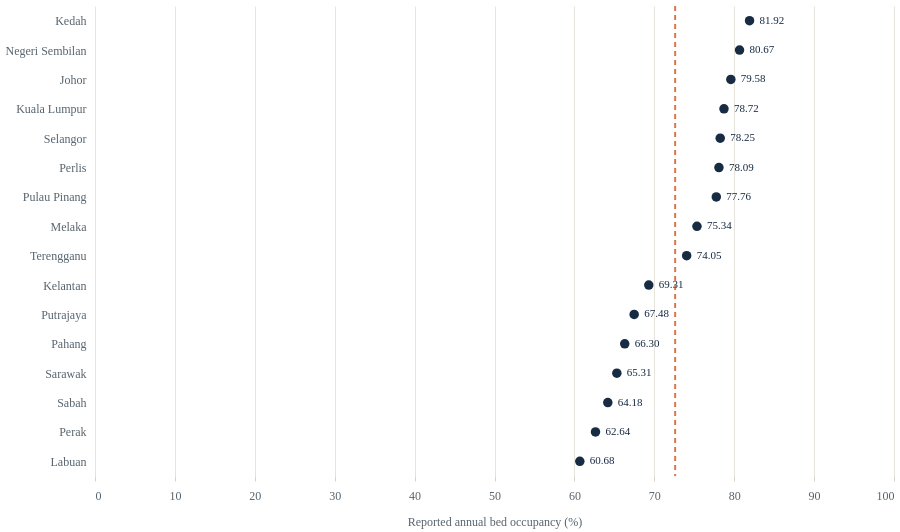

Describe this chart as a Vega-Lite specification.
### Vega-Lite specification from a JSON file in a GitHub repository (floating-point values rounded to 4 significant figures)
{"$schema": "https://vega.github.io/schema/vega-lite/v6.json", "width": 900, "background": "transparent", "autosize": {"type": "fit-x", "contains": "padding", "resize": true}, "config": {"font": "DM Sans", "view": {"stroke": null}, "axis": {"labelFontSize": 12, "titleFontSize": 12, "titleFontWeight": "normal", "labelColor": "#56636d", "titleColor": "#56636d", "gridColor": "#e7e4de", "domain": false, "tickColor": "#d6d3cb", "labelPadding": 9, "titlePadding": 15}, "legend": {"labelFontSize": 12, "titleFontSize": 12, "labelColor": "#56636d", "titleColor": "#56636d", "orient": "top", "direction": "horizontal", "title": null}, "text": {"font": "DM Sans"}}, "height": 470, "layer": [{"data": {"values": [{"national": 72.61}]}, "mark": {"type": "rule", "strokeDash": [5, 4], "color": "#D77750", "strokeWidth": 2}, "encoding": {"x": {"field": "national", "type": "quantitative"}}}, {"data": {"values": [{"state": "Perlis", "year": 2024, "occupancy": 78.09, "official_beds": 517, "operational_beds": 512, "national_occupancy": 72.61}, {"state": "Kedah", "year": 2024, "occupancy": 81.92, "official_beds": 2919, "operational_beds": 2919, "national_occupancy": 72.61}, {"state": "Pulau Pinang", "year": 2024, "occupancy": 77.76, "official_beds": 2129, "operational_beds": 2129, "national_occupancy": 72.61}, {"state": "Perak", "year": 2024, "occupancy": 62.64, "official_beds": 5871, "operational_beds": 5428, "national_occupancy": 72.61}, {"state": "Selangor", "year": 2024, "occupancy": 78.25, "official_beds": 7468, "operational_beds": 6832, "national_occupancy": 72.61}, {"state": "W.P. Kuala Lumpur", "year": 2024, "occupancy": 78.72, "official_beds": 2616, "operational_beds": 2492, "national_occupancy": 72.61}, {"state": "W.P. Putrajaya", "year": 2024, "occupancy": 67.48, "official_beds": 844, "operational_beds": 790, "national_occupancy": 72.61}, {"state": "W.P. Labuan", "year": 2024, "occupancy": 60.68, "official_beds": 122, "operational_beds": 122, "national_occupancy": 72.61}, {"state": "Negeri Sembilan", "year": 2024, "occupancy": 80.67, "official_beds": 1941, "operational_beds": 1678, "national_occupancy": 72.61}, {"state": "Melaka", "year": 2024, "occupancy": 75.34, "official_beds": 1349, "operational_beds": 1351, "national_occupancy": 72.61}, {"state": "Johor", "year": 2024, "occupancy": 79.58, "official_beds": 5448, "operational_beds": 5211, "national_occupancy": 72.61}, {"state": "Pahang", "year": 2024, "occupancy": 66.3, "official_beds": 2356, "operational_beds": 2292, "national_occupancy": 72.61}, {"state": "Terengganu", "year": 2024, "occupancy": 74.05, "official_beds": 1871, "operational_beds": 1843, "national_occupancy": 72.61}, {"state": "Kelantan", "year": 2024, "occupancy": 69.31, "official_beds": 2158, "operational_beds": 2158, "national_occupancy": 72.61}, {"state": "Sabah", "year": 2024, "occupancy": 64.18, "official_beds": 5057, "operational_beds": 4669, "national_occupancy": 72.61}, {"state": "Sarawak", "year": 2024, "occupancy": 65.31, "official_beds": 4189, "operational_beds": 4144, "national_occupancy": 72.61}]}, "mark": {"type": "point", "filled": true, "color": "#172B42", "size": 90}, "encoding": {"y": {"field": "state", "type": "nominal", "sort": ["Kedah", "Negeri Sembilan", "Johor", "W.P. Kuala Lumpur", "Selangor", "Perlis", "Pulau Pinang", "Melaka", "Terengganu", "Kelantan", "W.P. Putrajaya", "Pahang", "Sarawak", "Sabah", "Perak", "W.P. Labuan"], "axis": {"title": null, "labelLimit": 190, "labelFontSize": 12, "ticks": false, "labelExpr": "replace(datum.label, 'W.P. ', '')"}}, "x": {"field": "occupancy", "type": "quantitative", "scale": {"domain": [0, 100]}, "axis": {"title": "Reported annual bed occupancy (%)", "tickCount": 11}}, "opacity": {"condition": [{"test": "datum[\"state\"] === hoveredState || datum[\"state\"] === \"\"", "value": 1}, {"test": "hoveredState !== ''", "value": 0.65}], "value": 1}, "tooltip": [{"field": "state", "title": "State / federal territory"}, {"field": "occupancy", "format": ".2f", "title": "Annual MOH occupancy (%)"}, {"field": "operational_beds", "format": ",", "title": "Operational MOH beds"}, {"field": "national_occupancy", "format": ".2f", "title": "National MOH occupancy (%)"}]}}, {"data": {"values": [{"state": "Perlis", "year": 2024, "occupancy": 78.09, "official_beds": 517, "operational_beds": 512, "national_occupancy": 72.61}, {"state": "Kedah", "year": 2024, "occupancy": 81.92, "official_beds": 2919, "operational_beds": 2919, "national_occupancy": 72.61}, {"state": "Pulau Pinang", "year": 2024, "occupancy": 77.76, "official_beds": 2129, "operational_beds": 2129, "national_occupancy": 72.61}, {"state": "Perak", "year": 2024, "occupancy": 62.64, "official_beds": 5871, "operational_beds": 5428, "national_occupancy": 72.61}, {"state": "Selangor", "year": 2024, "occupancy": 78.25, "official_beds": 7468, "operational_beds": 6832, "national_occupancy": 72.61}, {"state": "W.P. Kuala Lumpur", "year": 2024, "occupancy": 78.72, "official_beds": 2616, "operational_beds": 2492, "national_occupancy": 72.61}, {"state": "W.P. Putrajaya", "year": 2024, "occupancy": 67.48, "official_beds": 844, "operational_beds": 790, "national_occupancy": 72.61}, {"state": "W.P. Labuan", "year": 2024, "occupancy": 60.68, "official_beds": 122, "operational_beds": 122, "national_occupancy": 72.61}, {"state": "Negeri Sembilan", "year": 2024, "occupancy": 80.67, "official_beds": 1941, "operational_beds": 1678, "national_occupancy": 72.61}, {"state": "Melaka", "year": 2024, "occupancy": 75.34, "official_beds": 1349, "operational_beds": 1351, "national_occupancy": 72.61}, {"state": "Johor", "year": 2024, "occupancy": 79.58, "official_beds": 5448, "operational_beds": 5211, "national_occupancy": 72.61}, {"state": "Pahang", "year": 2024, "occupancy": 66.3, "official_beds": 2356, "operational_beds": 2292, "national_occupancy": 72.61}, {"state": "Terengganu", "year": 2024, "occupancy": 74.05, "official_beds": 1871, "operational_beds": 1843, "national_occupancy": 72.61}, {"state": "Kelantan", "year": 2024, "occupancy": 69.31, "official_beds": 2158, "operational_beds": 2158, "national_occupancy": 72.61}, {"state": "Sabah", "year": 2024, "occupancy": 64.18, "official_beds": 5057, "operational_beds": 4669, "national_occupancy": 72.61}, {"state": "Sarawak", "year": 2024, "occupancy": 65.31, "official_beds": 4189, "operational_beds": 4144, "national_occupancy": 72.61}]}, "mark": {"type": "text", "align": "left", "dx": 10, "fontSize": 11, "color": "#172B42"}, "encoding": {"y": {"field": "state", "type": "nominal", "sort": ["Kedah", "Negeri Sembilan", "Johor", "W.P. Kuala Lumpur", "Selangor", "Perlis", "Pulau Pinang", "Melaka", "Terengganu", "Kelantan", "W.P. Putrajaya", "Pahang", "Sarawak", "Sabah", "Perak", "W.P. Labuan"], "axis": {"title": null, "labelLimit": 190, "labelFontSize": 12, "ticks": false, "labelExpr": "replace(datum.label, 'W.P. ', '')"}}, "x": {"field": "occupancy", "type": "quantitative"}, "text": {"field": "occupancy", "format": ".2f"}, "opacity": {"condition": [{"test": "datum[\"state\"] === hoveredState || datum[\"state\"] === \"\"", "value": 1}, {"test": "hoveredState !== ''", "value": 0.65}], "value": 1}}}], "params": [{"name": "hoveredState", "value": ""}], "usermeta": {"export": {"generator": "rankedDotPlotSpec", "arguments": [900, ""], "chartId": "occupancy", "note": "Shared state selection and detail panel require React. Hover emphasis is driven by the website; hoveredState starts empty. Tooltip definitions are retained. Width is a fixed snapshot; page layout and fonts are supplied by the host."}}}
